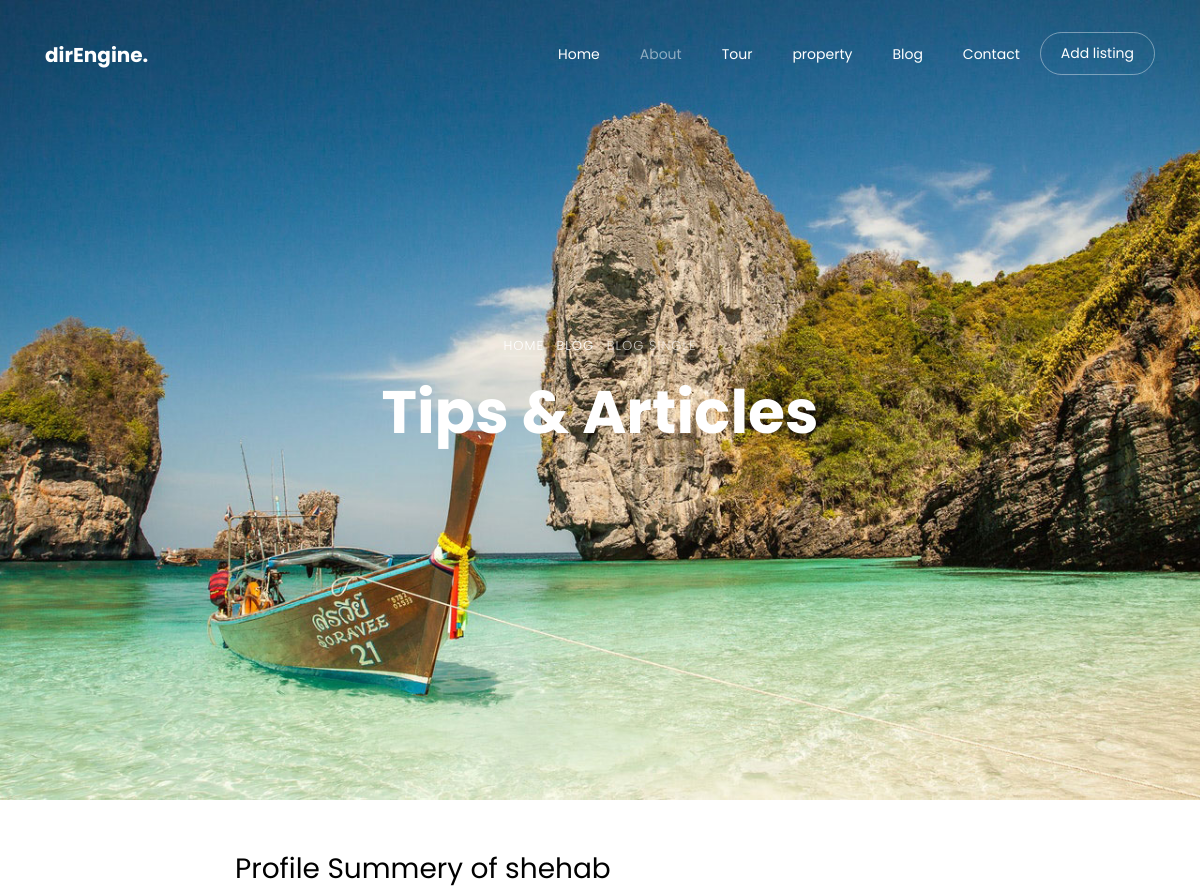
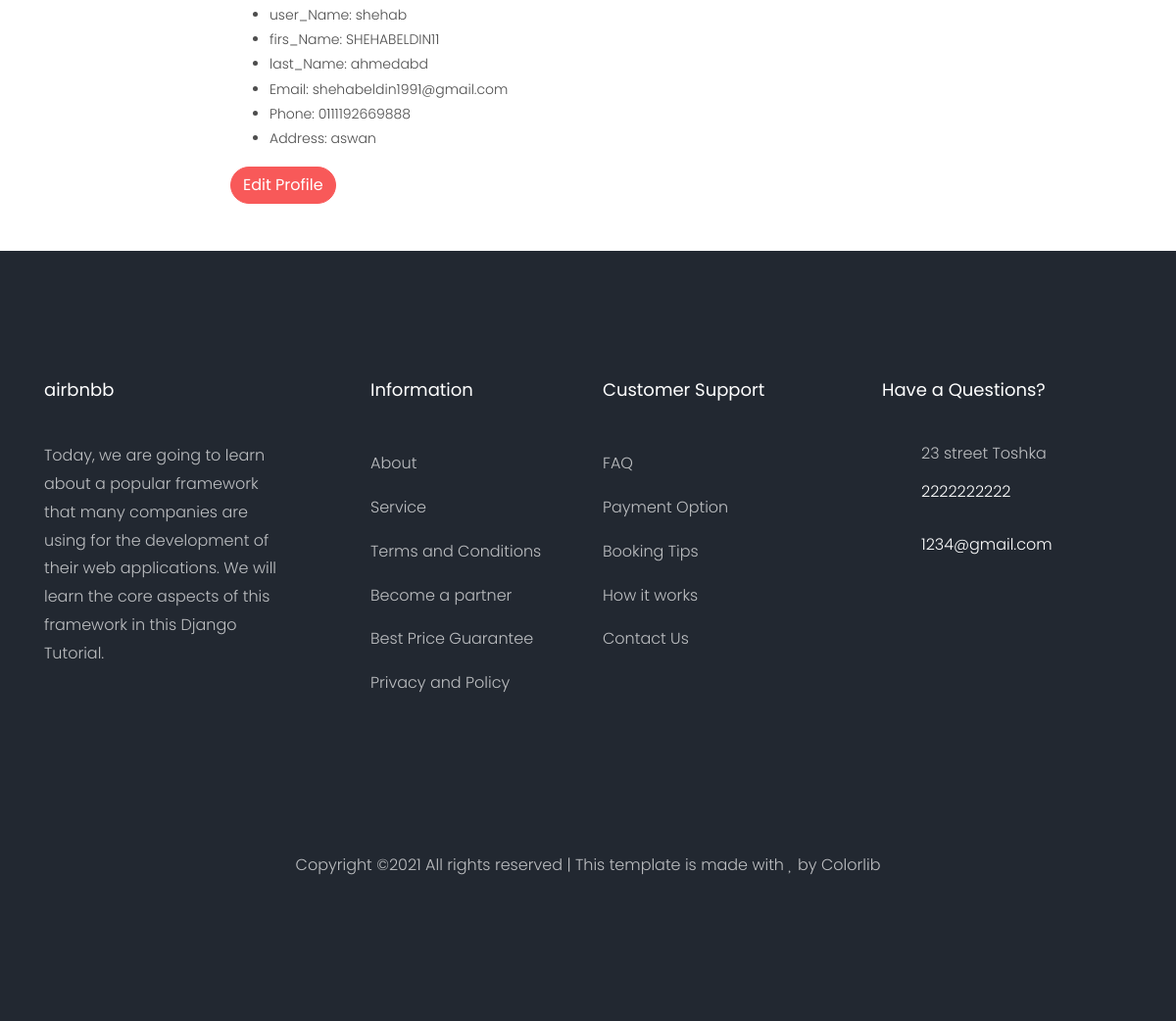
/accounts/profile/ (signed in), run on the app's committed database (2 pictures, top to bottom).
### accounts/models.py (models this page shows)
class Profile(models.Model):
    user = models.OneToOneField(User, on_delete=models.CASCADE)
    city = models.ForeignKey('City', related_name='user_city', on_delete=models.CASCADE , blank=True, null=True)
    phone_number = models.CharField(max_length=15)
    image  = models.ImageField(upload_to='profile/')
    def __str__(self):
        return str(self.user)

class City(models.Model):
    name = models.CharField(max_length=30)
    def __str__(self):
        return self.name

### setting/models.py (models this page shows, shortened)
class Settings(models.Model):
    logo         = models.ImageField(upload_to='settings/')
    description    = models.TextField(max_length=2000)
    phone          = models.CharField(max_length=50)
    email          = models.EmailField( max_length=254)
    address        = models.CharField(max_length=50)
    site_name      = models.CharField(max_length=50)
    tw_link        = models.URLField( max_length=200)
    fb_link        = models.URLField( max_length=200)
    inst_link      = models.URLField( max_length=200)

### accounts/views.py (the view)
# urls.py: path('profile/',profile,name='profile'),
def profile(request):
    profile = Profile.objects.get(user=request.user)
    return render(request,'accounts/profile.html',{'profile': profile})

### setting/footer_context_processor.py (called while the page is built)
def myfooter (request):
    myfooter=Settings.objects.last()
    return{'myfooter':myfooter}

### accounts/templates/accounts/profile.html (shortened to what this page needs)
{% extends 'base.html' %}
{% load crispy_forms_tags %}
{% load static %}
{% block body %}
<div class="hero-wrap js-fullheight" style="background-image: url({% static 'images/bg_4.jpg'%});">
  <div class="container">
      <div class="row no-gutters slider-text js-fullheight align-items-center justify-content-center"
          data-scrollax-parent="true">
          <div class="col-md-9 ftco-animate text-center" data-scrollax=" properties: { translateY: '70%' }">
              <p class="breadcrumbs" data-scrollax="properties: { translateY: '30%', opacity: 1.6 }"><span
                      class="mr-2"><a href="index.html">Home</a></span> <span class="mr-2"><a
                          href="blog.html">Blog</a></span> <span>Blog Single</span></p>
              <h1 class="mb-3 bread" data-scrollax="properties: { translateY: '30%', opacity: 1.6 }">Tips &amp;
                  Articles</h1>
          </div>
      </div>
  </div>
</div>
<div class="job_details_area  mb-5 mt-5">
    <div class="container">
        <div class="row">
            <div class="col-lg-8 mx-auto">
                <div class="job_sumary">
                    <div class="summery_header">
                        <h3>Profile Summery of {{profile}}</h3>
                    </div>
                    <div class="job_content">
                        <ul>
                            <li> user_Name: <span>{{profile.user.username}}</span></li>
                            <li>firs_Name: <span>{{profile.user.first_name}}</span></li>
                            <li>last_Name: <span>{{profile.user.last_name}}</span></li>
                            <li>Email: <span>{{profile.user.email}}</span></li>
                            <li>Phone: <span>{{profile.phone_number}}</span></li>
                            <li>Address: <span>{{profile.city}}</span></li>
                        </ul>
                    </div>
                    <div class="p-50">
                        <a class="btn btn-primary" href="{% url 'accounts:profile_edit' %}"> Edit Profile</a>
                    </div>
                </div>
            </div>
        </div>
    </div>
</div>
{% endblock body %}

### templates/base.html (shortened to what this page needs)
{% load static %}
<!DOCTYPE html>
<html lang="en">
  <head>
    <link rel="stylesheet" href="{% static 'css/open-iconic-bootstrap.min.css' %}">
    <link rel="stylesheet" href="{% static 'css/animate.css' %}">
    <link rel="stylesheet" href="{% static 'css/owl.carousel.min.css' %}">
    <link rel="stylesheet" href="{% static 'css/owl.theme.default.min.css' %}">
    <link rel="stylesheet" href="{% static 'css/magnific-popup.css' %}">
    <link rel="stylesheet" href="{% static 'css/aos.css' %}">
    <link rel="stylesheet" href="{% static 'css/ionicons.min.css' %}">
    <link rel="stylesheet" href="{% static 'css/bootstrap-datepicker.css' %}">
    <link rel="stylesheet" href="{% static 'css/jquery.timepicker.css' %}">
    <link rel="stylesheet" href="{% static 'css/flaticon.css' %}">
    <link rel="stylesheet" href="{% static 'css/icomoon.css' %}">
    <link rel="stylesheet" href="{% static 'css/style.css' %}">
  </head>
  <body>
  <nav class="navbar navbar-expand-lg navbar-dark ftco_navbar bg-dark ftco-navbar-light" id="ftco-navbar">
    <div class="container">
      <a class="navbar-brand" href="index.html">dirEngine.</a>
      <div class="collapse navbar-collapse" id="ftco-nav">
        <ul class="navbar-nav ml-auto">
          <li class="nav-item"><a href="{% url 'home:home' %}"class="nav-link">Home</a></li>
          <li class="nav-item active"><a href="{% url 'about:about' %}" class="nav-link">About</a></li>
          <li class="nav-item"><a href="tour.html" class="nav-link">Tour</a></li>
          <li class="nav-item"><a href="{% url 'property:property_list' %}" class="nav-link">property</a></li>
          <li class="nav-item"><a href="{% url 'blog:post_list' %}"class="nav-link">Blog</a></li>
          <li class="nav-item"><a href="contact.html" class="nav-link">Contact</a></li>
          <li class="nav-item cta"><a href="contact.html" class="nav-link"><span>Add listing</span></a></li>
        </ul>
      </div>
    </div>
  </nav>
    {% block body %}
    {% endblock body %}
    <footer class="ftco-footer ftco-bg-dark ftco-section">
      <div class="container">
        <div class="row mb-5">
          <div class="col-md">
            <div class="ftco-footer-widget mb-4">
              <h2 class="ftco-heading-2">{{myfooter.site_name}}</h2>
              <p>{{myfooter.description}}</p>
              <ul class="ftco-footer-social list-unstyled float-md-left float-lft mt-5">
              </ul>
            </div>
          </div>
          <div class="col-md">
            <div class="ftco-footer-widget mb-4 ml-md-5">
              <h2 class="ftco-heading-2">Information</h2>
              <ul class="list-unstyled">
                <li><a href="#" class="py-2 d-block">About</a></li>
                <li><a href="#" class="py-2 d-block">Service</a></li>
                <li><a href="#" class="py-2 d-block">Terms and Conditions</a></li>
                <li><a href="#" class="py-2 d-block">Become a partner</a></li>
                <li><a href="#" class="py-2 d-block">Best Price Guarantee</a></li>
                <li><a href="#" class="py-2 d-block">Privacy and Policy</a></li>
              </ul>
            </div>
          </div>
          <div class="col-md">
             <div class="ftco-footer-widget mb-4">
              <h2 class="ftco-heading-2">Customer Support</h2>
              <ul class="list-unstyled">
                <li><a href="#" class="py-2 d-block">FAQ</a></li>
                <li><a href="#" class="py-2 d-block">Payment Option</a></li>
                <li><a href="#" class="py-2 d-block">Booking Tips</a></li>
                <li><a href="#" class="py-2 d-block">How it works</a></li>
                <li><a href="#" class="py-2 d-block">Contact Us</a></li>
              </ul>
            </div>
          </div>
          <div class="col-md">
            <div class="ftco-footer-widget mb-4">
            	<h2 class="ftco-heading-2">Have a Questions?</h2>
            	<div class="block-23 mb-3">
	              <ul>
	                <li><span class="icon icon-map-marker"></span><span class="text">{{myfooter.address}}</span></li>
	                <li><a href="#"><span class="icon icon-phone"></span><span class="text">{{myfooter.phone}}</span></a></li>
	                <li><a href="#"><span class="icon icon-envelope"></span><span class="text">{{myfooter.email}}</span></a></li>
	              </ul>
	            </div>
            </div>
          </div>
        </div>
        <div class="row">
          <div class="col-md-12 text-center">
            <p>
  Copyright &copy;<script>document.write(new Date().getFullYear());</script> All rights reserved | This template is made with <i class="icon-heart" aria-hidden="true"></i> by <a href="https://colorlib.com" target="_blank">Colorlib</a>
  </p>
          </div>
        </div>
      </div>
    </footer>
  </body>
</html>

### static/css/icomoon.css (style rules this page uses)
[class^="icon-"], [class*=" icon-"] { font-family: 'icomoon' !important; speak: none; font-style: normal; font-weight: normal; font-variant: normal; text-transform: none; line-height: 1; -webkit-font-smoothing: antialiased; -moz-osx-font-smoothing: grayscale; }
.icon-heart:before { content: "\f004"; }
.icon-map-marker:before { content: "\f041"; }
.icon-phone:before { content: "\f095"; }
.icon-envelope:before { content: "\f0e0"; }

### data on the page
Profile: user.username "shehab", user.first_name "SHEHABELDIN11", user.last_name "ahmedabd", user.email "shehabeldin1991@gmail.com", phone_number "0111192669888", city "aswan"
Settings: site_name "airbnbb", description "Today, we are going to learn about a popular framework that many companies are using for the development of their web applications. We will learn the core aspects of this framework in this Django Tutorial.", address "23 street Toshka", phone "2222222222", email "1234@gmail.com"
